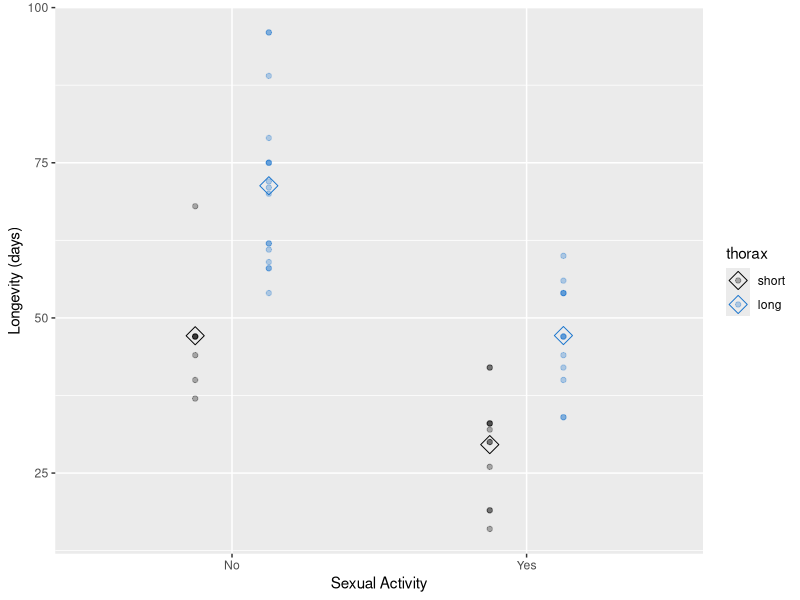

The R source for this figure:
## ---- chunk 1
library(tidyverse)
library(broom)
## ---- chunk 2
buzzkiller=read_csv("fruitfly_thorax_len.csv")
#reorder factors
buzzkiller$thorax <- factor(buzzkiller$thorax,
                                     levels = c("short",
                                                "long"))
ggplot(buzzkiller,
       aes(x = sexually_active, y = longevity, color = thorax)) +
  stat_summary(fun.y = mean,
               geom = "point",
               shape = 5,
               size = 4,
               position = position_dodge(0.5)) +
  geom_jitter(position = position_dodge(0.5), alpha = 0.3) +
  scale_color_manual(values=c("black", "dodgerblue3")) +
  xlab("Sexual Activity") +
  ylab("Longevity (days)")  
